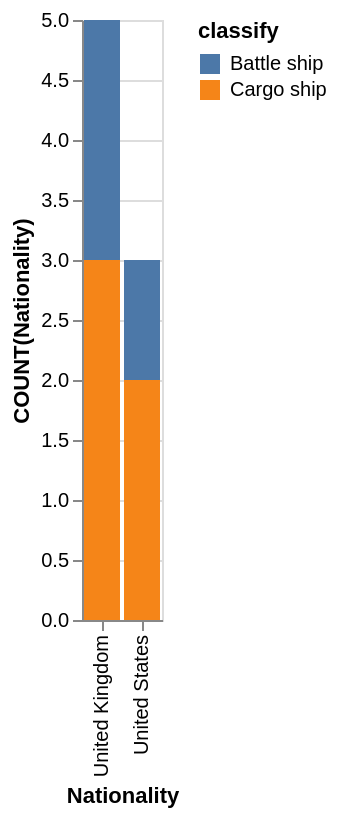

The Vega-Lite source for this figure:
### Vega-Lite specification from a JSON file in a GitHub repository (floating-point values rounded to 4 significant figures)
{"data": {"values": [{"x_data": "United Kingdom", "y_data": 2, "classify": "Battle ship"}, {"x_data": "United States", "y_data": 1, "classify": "Battle ship"}, {"x_data": "United Kingdom", "y_data": 3, "classify": "Cargo ship"}, {"x_data": "United States", "y_data": 2, "classify": "Cargo ship"}]}, "mark": "bar", "encoding": {"x": {"field": "x_data", "type": "nominal", "title": "Nationality", "sort": "ascending"}, "y": {"field": "y_data", "type": "quantitative", "title": "COUNT(Nationality)"}, "color": {"field": "classify"}}}
